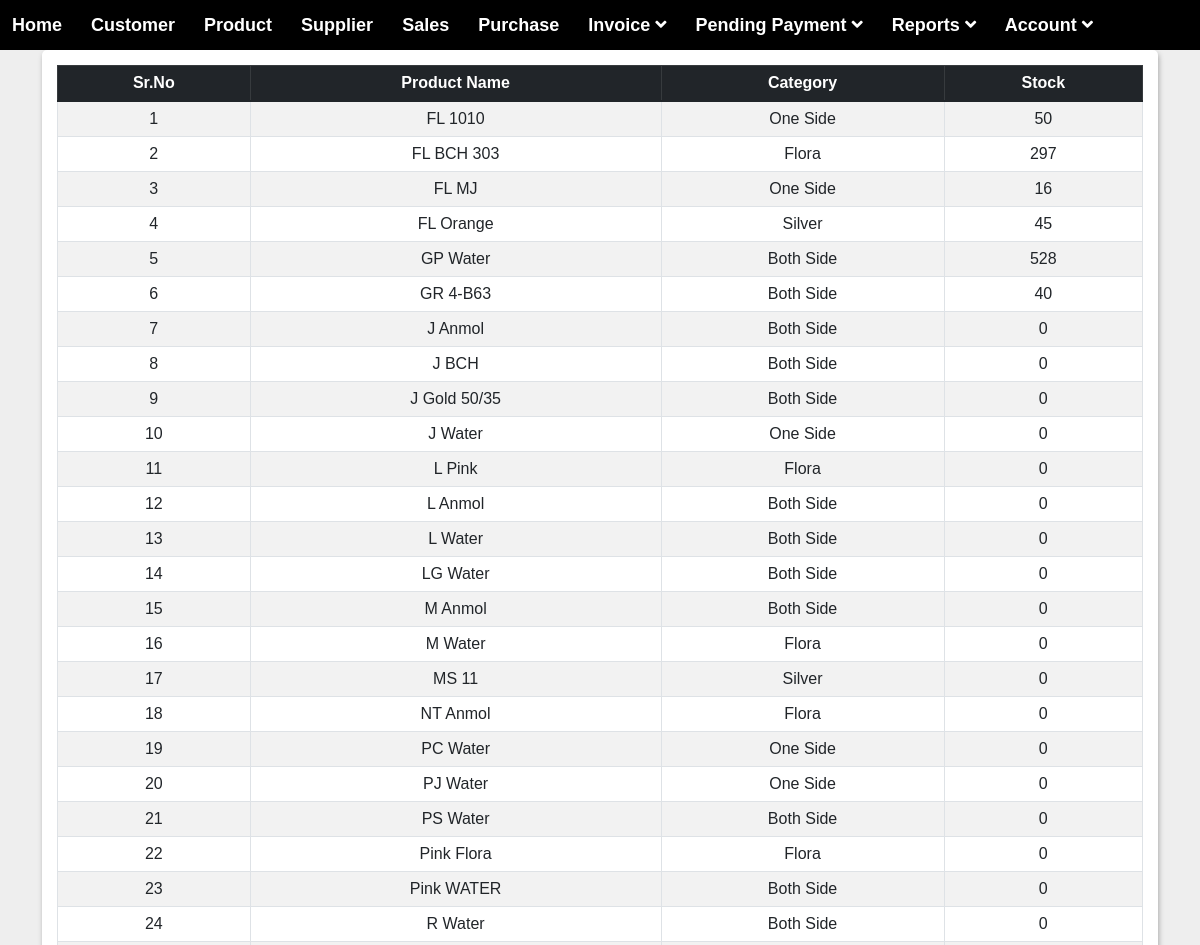
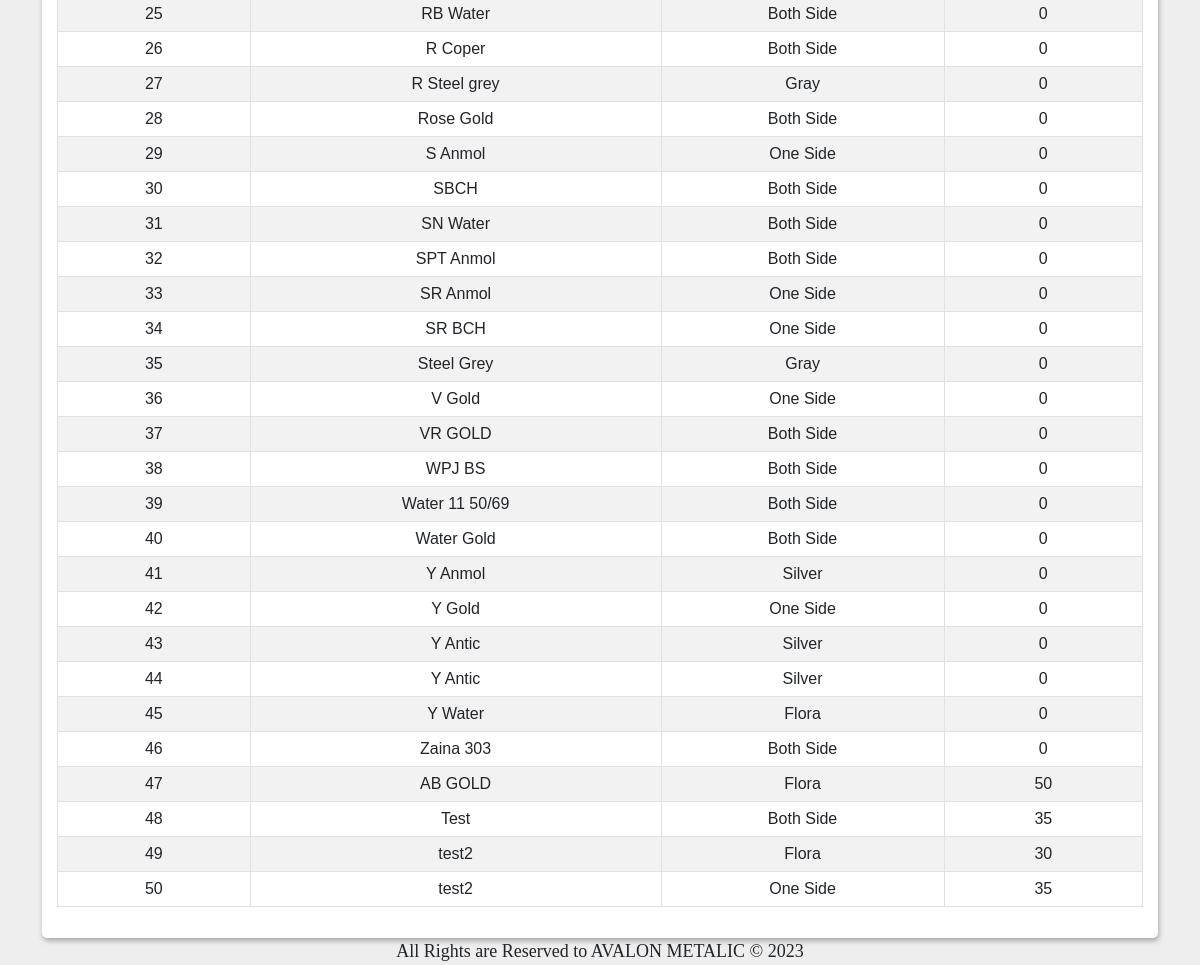
The app's page /reports/stock_report.php, older data (2 pictures, top to bottom).
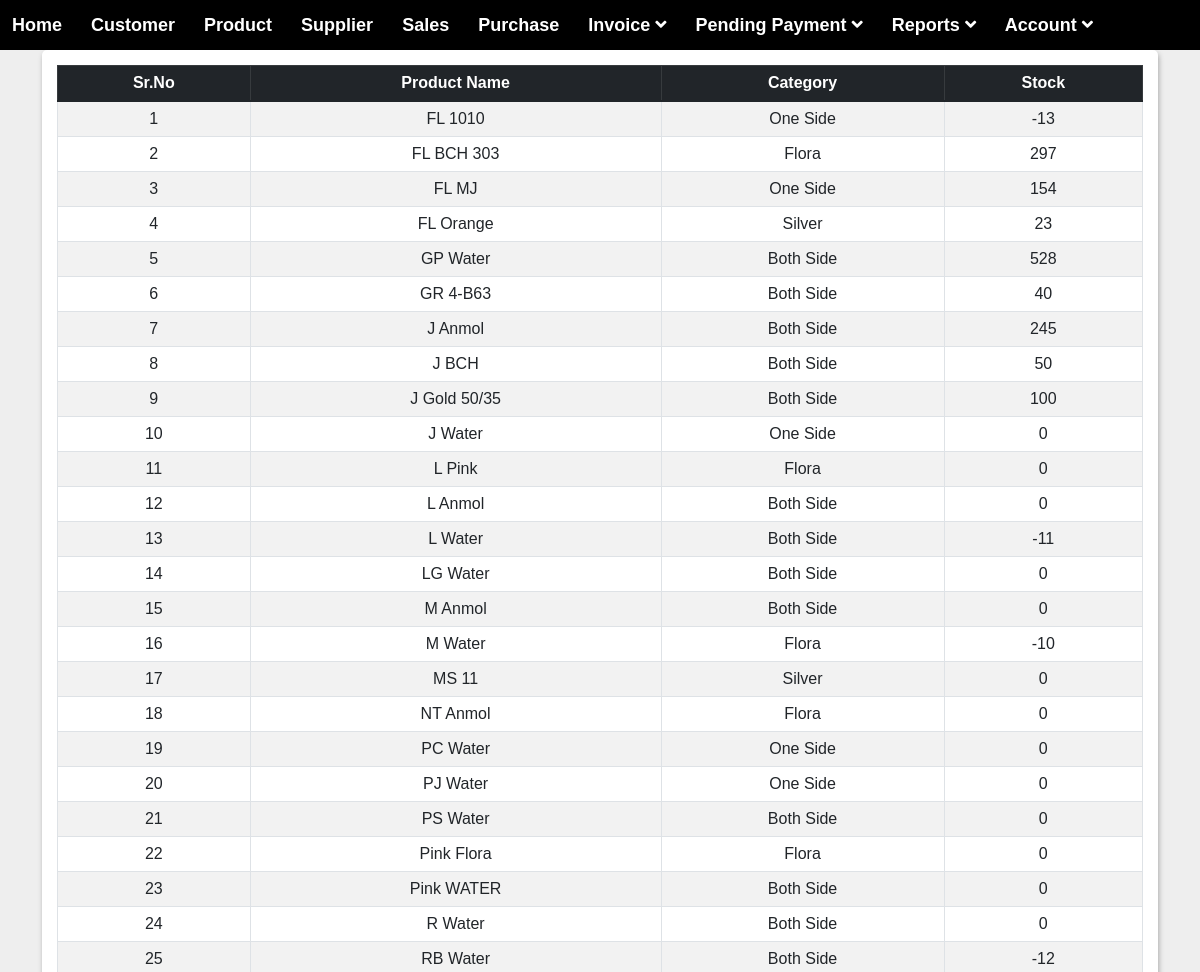
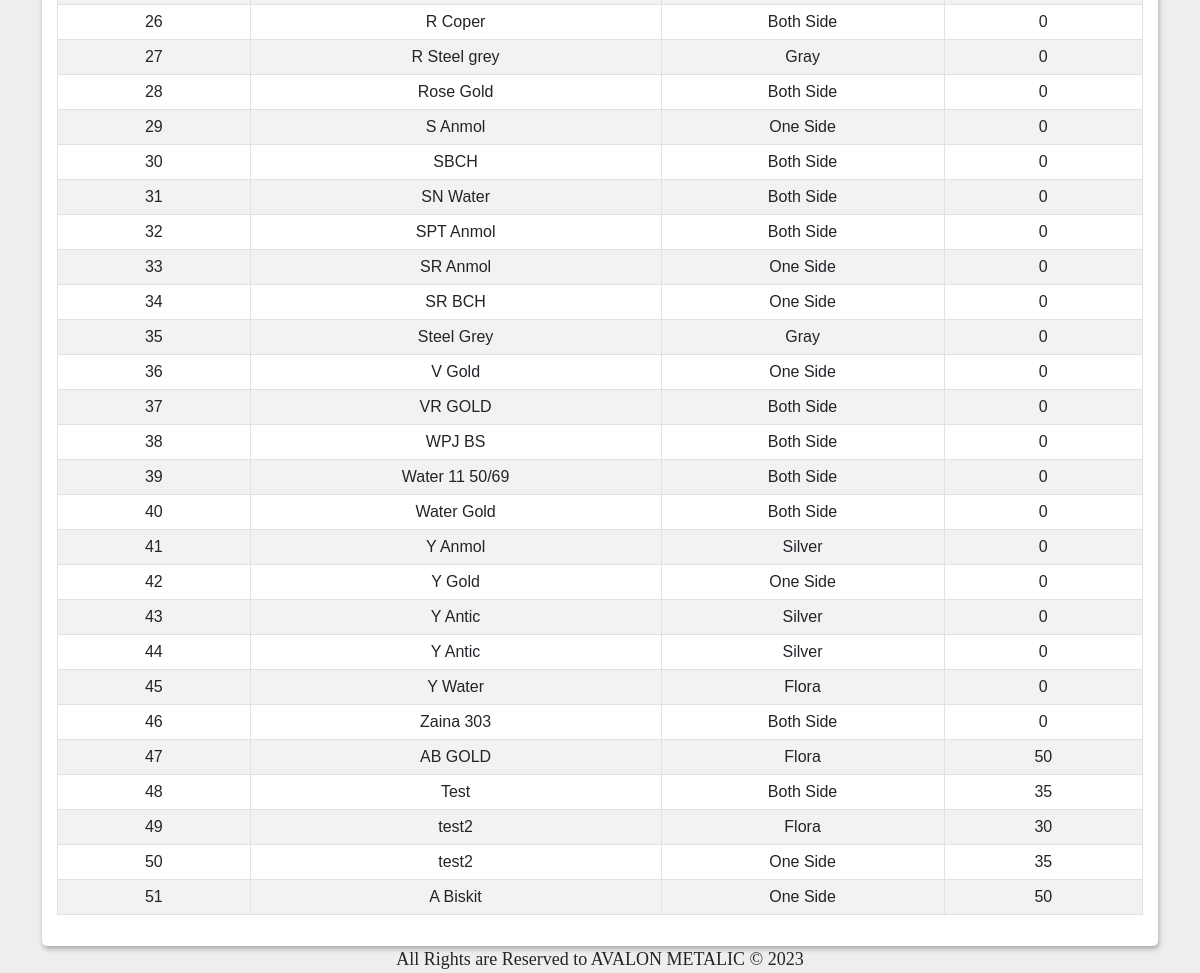
The same page, newer data (2 pictures, top to bottom).
### tables this page shows
CREATE TABLE `product` (
  `id` int(50) NOT NULL,
  `name` varchar(100) NOT NULL,
  `category` varchar(100) NOT NULL,
  `price` varchar(250) NOT NULL,
  `opening_stock` int(50) NOT NULL,
  `updationdate` timestamp NULL DEFAULT NULL ON UPDATE current_timestamp()
);

### reports/stock_report.php (the view, shortened to what this page needs)
<?php
include('../inc/connection.php');
include('../inc/menu.php');
?>
<!DOCTYPE html>
<html lang="en">
<head>
    <link rel="stylesheet" href="../assets/css/bootstrap.min.css">
    <link rel="stylesheet" href="../assets/css/datatables.min.css">
    <link rel="stylesheet" href="../assets/css/style.css">
    <link rel="stylesheet" href="../assets/buttons.dataTables.min.css">
</head>
<body>
    <div class="container">
        <div class="data_table">
            <form method="post">
                <table id="example" class="table table-striped table-bordered table-hover">
                    <thead class="table-dark">
                        <tr>
                            <th style="text-align: center;">Sr.No</th>
                            <th style="text-align: center;">Product Name</th>
                            <th style="text-align: center;">Category</th>
                            <th style="text-align: center;">Stock</th>
                        </tr>
                    </thead>
                    <tbody>
                        <?php
                        $cnt = 1;
                        $query = "SELECT * FROM product";
                        $res = mysqli_query($con, $query);
                        if (mysqli_num_rows($res) > 0) {
                            foreach ($res as $row) {
                        ?>
                        <tr>
                            <td style="text-align: center;"><?= $cnt; ?></td>
                            <td style="text-align: center;"><?= $row['name']; ?></td>
                            <td style="text-align: center;"><?= $row['category']; ?></td>
                            <td style="text-align: center;"><?= $row['opening_stock']; ?></td>
                        </tr>
                        <?php
                                $cnt++;
                            }
                        } else {
                            ?>
                        <tr>
                            <td colspan="5">No Record Found</td>
                        </tr>
                        <?php
                        }
                        ?>
                    </tbody>
                </table>
            </form>
        </div>
    </div>
</body>
</html>
<?php
include('../inc/footer.php');
?>

Row changes from the older to the newer data that the page shows:
changed product "FL 1010": opening_stock "50" → "-13"
changed product "FL MJ": opening_stock "16" → "154"
changed product "FL Orange": opening_stock "45" → "23"
changed product "J Anmol": opening_stock "0" → "245"
changed product "J BCH": opening_stock "0" → "50"
changed product "J Gold 50/35": opening_stock "0" → "100"
changed product "L Water": opening_stock "0" → "-11"
changed product "M Water": opening_stock "0" → "-10"
changed product "RB Water": opening_stock "0" → "-12"
added product: name "A Biskit", category "One Side", opening_stock "50"
